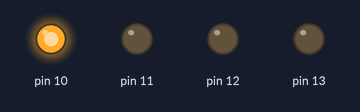
Bench run of a sketch on a simulated Arduino Uno, built with avr-gcc and run on an emulated ATmega328P. Parts: output pins drawn as LEDs (lit = HIGH).

Above: at 0.5 s.
At 1.5 s:
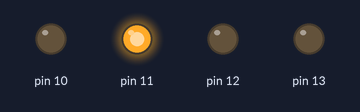
At 2.5 s:
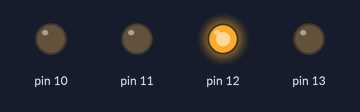
At 3.5 s:
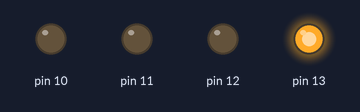
Timing chart, 0 to 5.2 s (numbered marks = the images above):
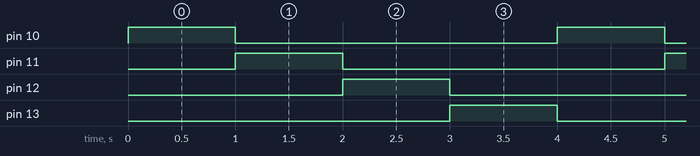

The sketch:

3Disco.ino
```cpp
    int RED = 13;
    int GREEN = 12;
    int YELLOW = 11;


void setup(){


    for (size_t i = 10; i < 14; i++)
    {
        pinMode(i, OUTPUT);
        digitalWrite(i, LOW);
    }

}
void loop(){

        for (size_t i = 10; i < 14; i++)
    {

        digitalWrite(i, HIGH);
        delay(1000);
        digitalWrite(i, LOW);
    }


}
```

Measured:
- by itself, pin 10–13: alternates HIGH for 1.0 s and LOW for 3.0 s
- by itself, everything shown: repeats every 4.0 s, in 5 steps
